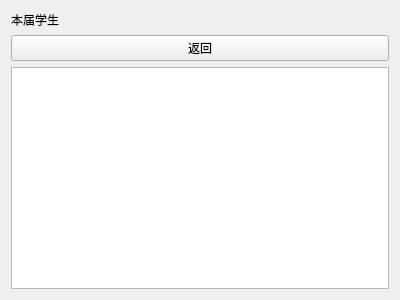
<?xml version="1.0" encoding="UTF-8"?>
<ui version="4.0">
 <class>showstudentyear</class>
 <widget class="QWidget" name="showstudentyear">
  <property name="geometry">
   <rect>
    <x>0</x>
    <y>0</y>
    <width>400</width>
    <height>300</height>
   </rect>
  </property>
  <property name="windowTitle">
   <string>Form</string>
  </property>
  <layout class="QGridLayout" name="gridLayout">
   <item row="0" column="0">
    <widget class="QLabel" name="label">
     <property name="text">
      <string>本届学生</string>
     </property>
    </widget>
   </item>
   <item row="1" column="0">
    <widget class="QPushButton" name="pushButton">
     <property name="text">
      <string>返回</string>
     </property>
    </widget>
   </item>
   <item row="2" column="0">
    <widget class="QTableView" name="tableView"/>
   </item>
  </layout>
 </widget>
 <resources/>
 <connections/>
</ui>
